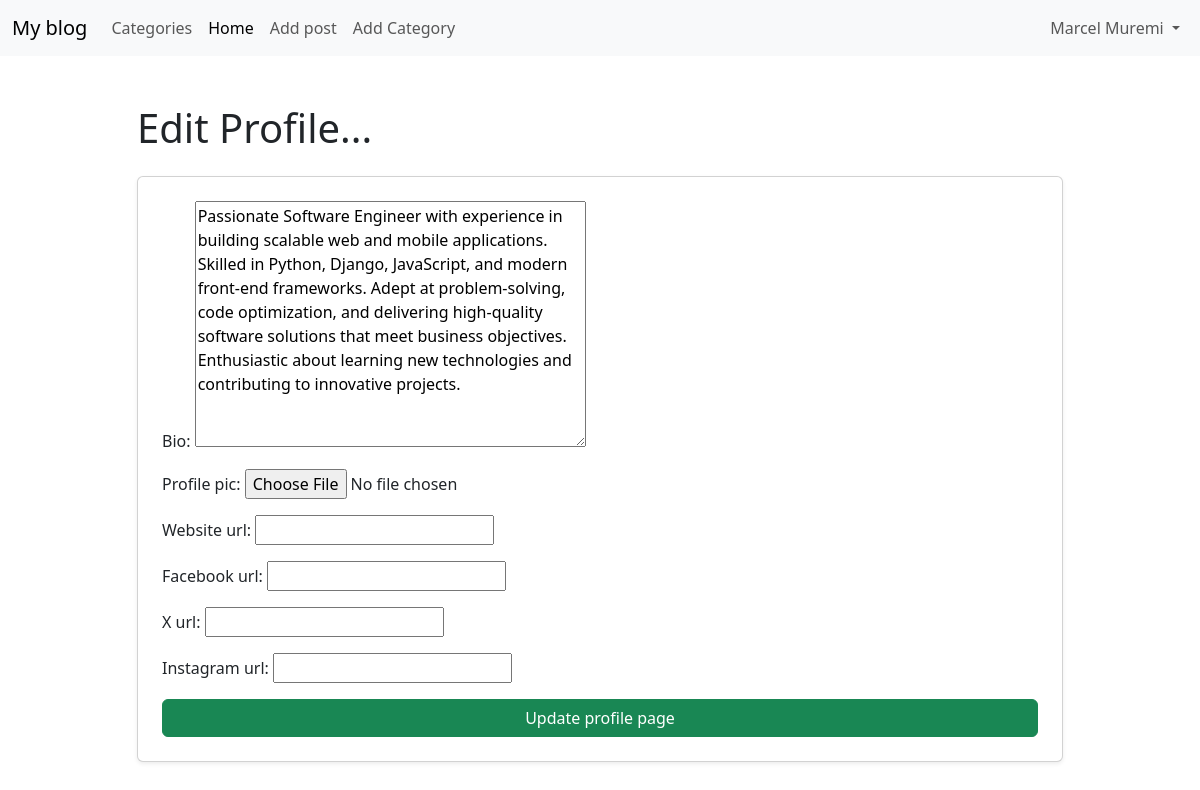
The app's page /blogdetails/7/edit_profile_page/ (signed in), older data.
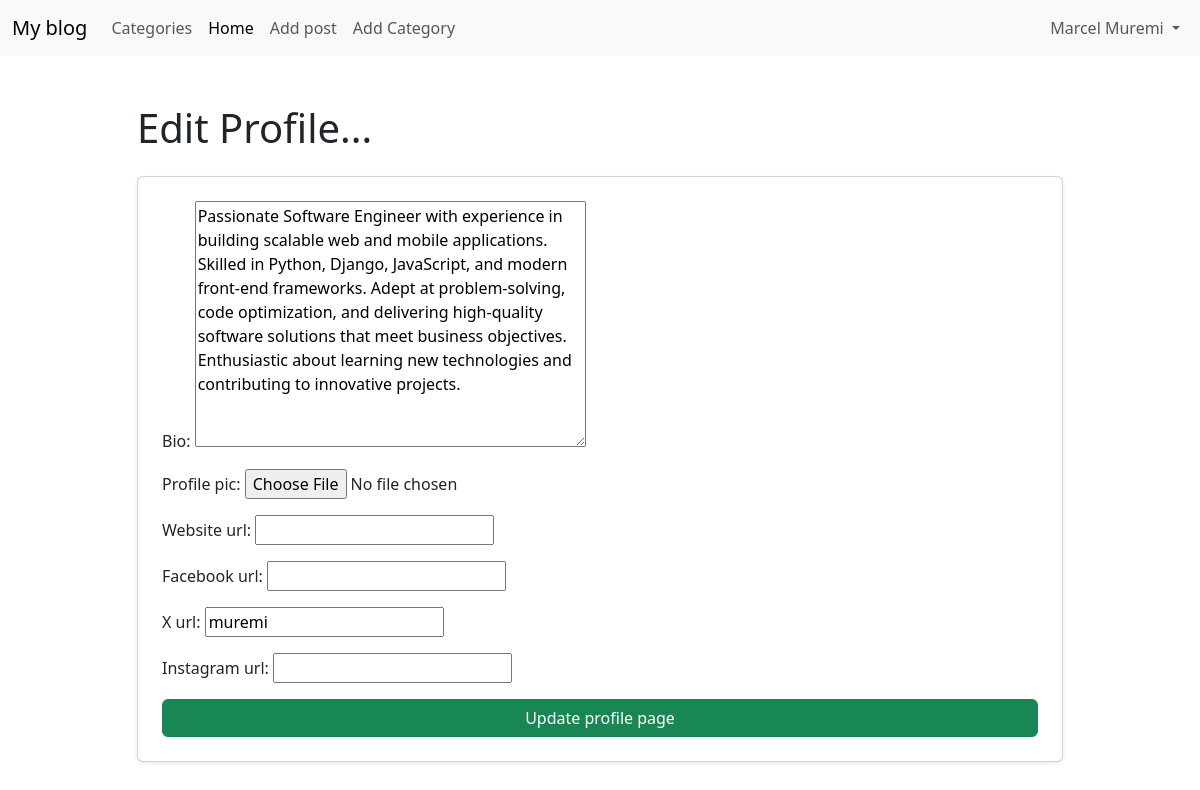
The same page, newer data.
### blog/models.py (models this page shows, shortened)
class Profile(models.Model):
    user = models.OneToOneField(User, null=True, on_delete=models.CASCADE)
    bio = models.TextField()
    profile_pic = models.ImageField(null=True, blank=True, upload_to="images/profile/")
    website_url = models.CharField(max_length=255, null=True, blank=True)
    facebook_url = models.CharField(max_length=255, null=True, blank=True)
    x_url = models.CharField(max_length=255, null=True, blank=True)
    instagram_url = models.CharField(max_length=255, null=True, blank=True)
    updated_at = models.DateTimeField(auto_now=True)

### blogdetails/views.py (the view, shortened to what this page needs)
# urls.py: path('<int:pk>/edit_profile_page/',EditProfilePageView.as_view(), name='edit_profile_page'),
class EditProfilePageView(generic.UpdateView):
    model = Profile
    template_name = 'registration/edit_profile_page.html'
    fields = ["bio", "profile_pic", "website_url", "facebook_url", "x_url", "instagram_url"]
    success_url = reverse_lazy('home')

### blogdetails/templates/registration/edit_profile_page.html (shortened to what this page needs)
{% extends 'base.html' %}
{% block content %}
<div class="container mt-5">
    <div class="row justify-content-center">
        <div class="col-12 col-lg-10">
            {% if user.is_authenticated %}
                {% if user.id == profile.user.id %}
                    <h1 class="mb-4">Edit Profile...</h1>
                    <div class="card p-4 shadow-sm">
                        <form method="POST" enctype="multipart/form-data">
                            {{ form.as_p }}
                            <button class="btn btn-success w-100">Update profile page</button>
                        </form>
                    </div>
                {% else %}
                    You are not the correct user to Edit
                {% endif %}
            {% else %}
                You are not allowed here...
            {% endif %}
        </div>
    </div>
</div>
{% endblock %}

Row changes from the older to the newer data that the page shows:
changed Profile: x_url (not shown) → "muremi"
